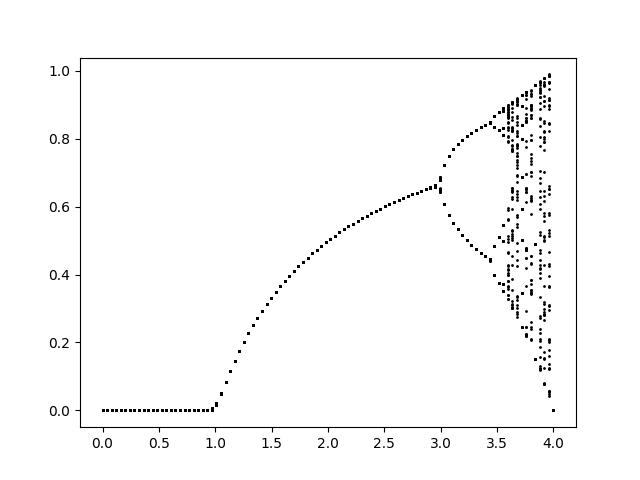

Write the Python code that produced this figure.
#!/bin/python3
"""
Draw a Feigenbaum diagram that results from solving the logistic equation.
(Optional: Implement a function that allows you to zoom into the Feigenbaum diagram)
"""

import numpy as np
import matplotlib.pyplot as plt

# Simple Version
# --------------
def LogisticsEqSimple(a, x):
    xinfList = []
    xn = x
    for _ in range(1000):
        xn = a * xn * (1 - xn)
        xinfList.append(xn)
    return xinfList


aListLen = 100
xListLen = 100

aList = np.linspace(0.0, 4, aListLen)
xList = np.linspace(0.0, 1, xListLen)

fig, ax = plt.subplots()

x_0 = 0.5

for i in range(aListLen):
    xinfList = LogisticsEqSimple(aList[i], 0.5)
    # if i > (len(aList) / 2):
        # print(i)
        # plt.scatter(aList[i] * np.ones_like(xinfList[i]), xinfList[i], s=1, c="#000000")
    for j in range(xListLen // 2, xListLen):
        plt.scatter(aList[i] * np.ones_like(xinfList[j]), xinfList[j], s=1, c="#000000")

plt.plot()
plt.savefig("feigenbaum_simple.jpg")
plt.show()
